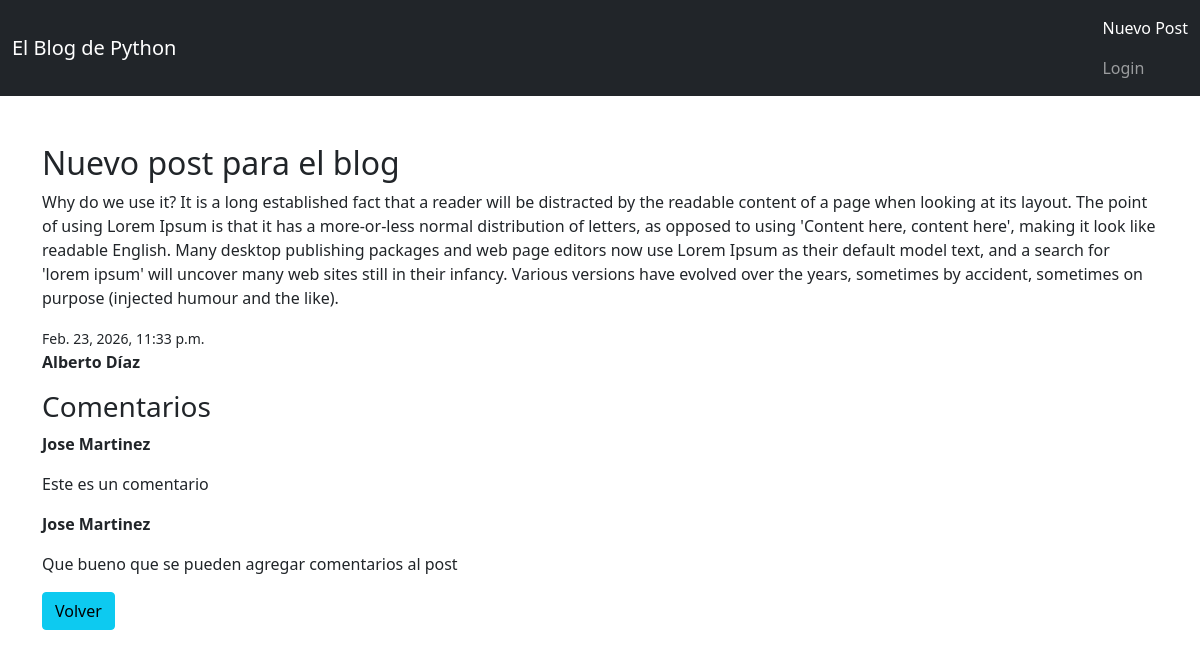
/post/1, run on the app's committed database.
### blog/models.py (models this page shows, shortened)
class Post(models.Model):
    title = models.CharField(max_length=100)
    content = models.TextField()
    author = models.CharField(max_length=100)
    created_at = models.DateTimeField(auto_now_add=True)

### comments/models.py (models this page shows, shortened)
class Comments(models.Model):
    post = models.ForeignKey(
        Post,
        on_delete=models.CASCADE,
        related_name='comments'
    )
    author = models.CharField(max_length=100)
    content = models.TextField()
    created_at = models.DateTimeField(auto_now_add=True)

### blog/views.py (the view)
# urls.py: path('post/<int:post_id>', post_detail, name='post_detail')
def post_detail(request, post_id):
    post = get_object_or_404(Post, id=post_id)
    return render(request, 'blog/post_detail.html', {'post': post})

### templates/blog/post_detail.html (shortened to what this page needs)
{% extends 'blog/base.html' %}
{% block content%}
<h2>{{post.title}}</h2>
<p>{{post.content}}</p>
<small>{{ post.created_at }}</small>
<p><strong>{{post.author}}</strong></p>
<h3>Comentarios</h3>
{% for comment in post.comments.all %}
<p><strong>{{comment.author}}</strong></p>
<p>{{comment.content}}</p>
{%empty %}
<p>No hay comentarios</p>
{% endfor %}
<a href="{% url 'post_list' %}" class="btn btn-info">Volver</a>
{% endblock %}

### data on the page
Post: title "Nuevo post para el blog", content "Why do we use it? It is a long established fact that a reader will be distracted by the readable content of a page when looking at its layout. The point of using Lorem Ipsum is that it has a more-or-less normal distribution of letters, as opposed to using 'Content here, content here', making it look like readable English. Many desktop publishing packages and web page editors now use Lorem Ipsum as their default model text, and a search for 'lorem ipsum' will uncover many web sites still in their infancy. Various versions have evolved over the years, sometimes by accident, sometimes on purpose (injected humour and the like).", created_at "Feb. 23, 2026, 11:33 p.m.", author "Alberto Díaz"
Comments: author "Jose Martinez", content "Este es un comentario"
Comments: author "Jose Martinez", content "Que bueno que se pueden agregar comentarios al post"
